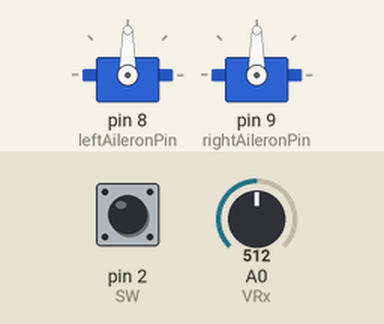
Simulated run of this sketch. Board: Arduino Uno, built with avr-gcc and run on an emulated ATmega328P. On the bench: 2 × servo. Inputs (shaded band) come from the test bench; at power-on: A0 (VRx) = 512, pin 2 (SW) HIGH.

Above: at 1.2 s.
1.3 s: A0 (VRx) set to 716
At 2.5 s:
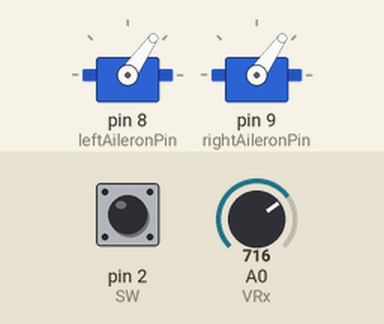
2.8 s: A0 (VRx) set to 900
At 3.8 s:
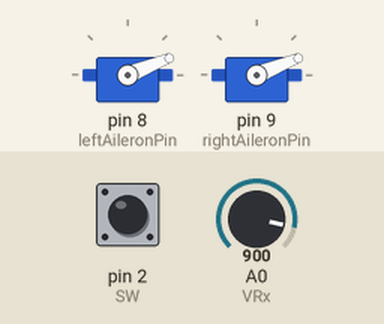
4.3 s: A0 (VRx) set to 1023
At 4.9 s:
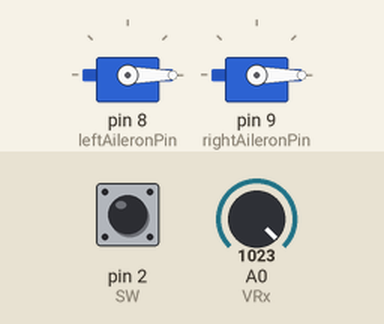
5.8 s: A0 (VRx) set to 306
At 7.0 s:
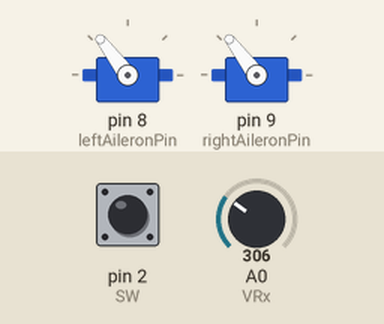
7.3 s: A0 (VRx) set to 122
At 8.4 s:
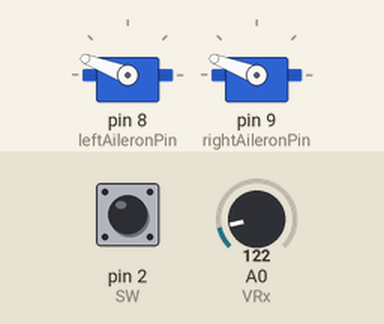
Timing chart, 0 to 9.8 s (numbered marks = the images above; inputs shaded):
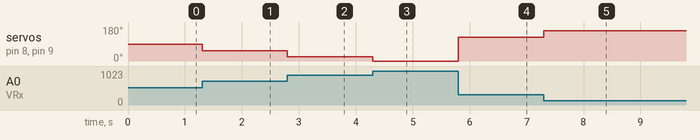

The sketch:

JoystickToServoControl.ino
```cpp
#include <Servo.h>
//LEADER GLOBAL DATA
static int VRx = A0; //joystick X output pin
static int VRy = A1; //joystick Y output pin
static int SW = 2; //joystick button state pin

//FOLLOWER GLOBAL DATA
Servo rightAileron; //servo object for the right aileron (flap)
Servo leftAileron; //servo object for the left aileron (flap)
static int leftAileronPin = 8; //left aileron servo pin
static int rightAileronPin = 9; //right aileron servo pin
static int servoStartPos = 90; //starting postion for the servos

//DATA COLLECTION NEEDED ON LEADER ONLY
int xPosition = 0;
int yPosition = 0;
int SW_state = 0;

//DATA COLLECTION TO BE COLLECTED ON LEADER AND SENT TO FOLLOWER
int leftAileronMap = 0;
int rightAileronMap = 0;

void setup() {

  //Setup for the servos (needed on follower only)
  leftAileron.attach(leftAileronPin);
  rightAileron.attach(rightAileronPin);
  rightAileron.write(servoStartPos);
  leftAileron.write(servoStartPos);

  //Setup for the joystick
  pinMode(VRx, INPUT);
  pinMode(VRy, INPUT);
  pinMode(SW, INPUT_PULLUP);

}

void loop() {
  xPosition = analogRead(VRx); //read xPosition from joystick pin
  //yPosition = analogRead(VRy); //future servo collection
  SW_state = digitalRead(SW); //read button state from joystick

  leftAileronMap = map(xPosition, 0, 1023, 180, 0); //map left aileron (flap) position
  rightAileronMap = map(xPosition, 0, 1023, 180, 0); //map right aileron (flap) position

  //Write to the servos the mapped position from above
  rightAileron.write(rightAileronMap);
  leftAileron.write(leftAileronMap);

}
```

Measured:
- after the input at 1.3 s, servo on pin 8 (leftAileronPin), servo on pin 9 (rightAileronPin): 90° → 55° at once
- after the input at 2.8 s, servo on pin 8 (leftAileronPin), servo on pin 9 (rightAileronPin): 55° → 22° at once
- after the input at 4.3 s, servo on pin 8 (leftAileronPin), servo on pin 9 (rightAileronPin): 22° → 0° at once
- after the input at 5.8 s, servo on pin 8 (leftAileronPin), servo on pin 9 (rightAileronPin): 0° → 127° at once
- after the input at 7.3 s, servo on pin 8 (leftAileronPin), servo on pin 9 (rightAileronPin): 127° → 159° at once
